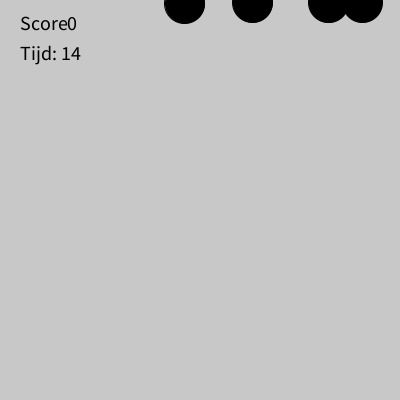
Frame 1 (no input)
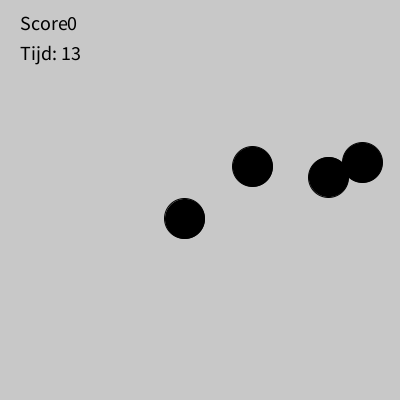
Frame 60 (the mouse pressed at the canvas centre just before this capture)
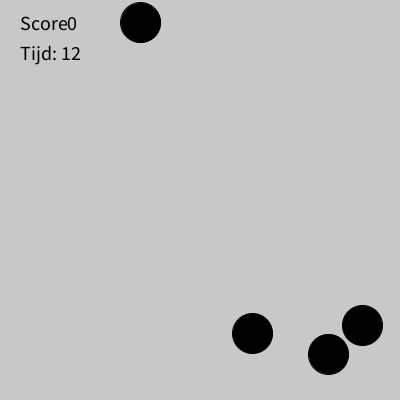
Frame 120 (the mouse held since frame 60 and released just before this capture)

The Processing sketch that drew these frames (run headless with seeded random() and noise(); from frame 60 on, the mouse is pressed at the canvas centre):

// Processing sketch: Eindopdracht_met_class
// ── Eindopdracht_met_class.pde
class Bal {

  float x, y;
  float grootte;
  float snelheid;

  Bal(float grootte) {
    this.grootte = grootte;
    reset();
  }


  void update() {

    y += snelheid;
    if (y > height) {
      reset();
    }
    teken();
  }


  void teken() {

    fill(0);
    ellipse(x, y, grootte, grootte);
  }

  void reset() {

    x = random(grootte/2, width - grootte/2);
    y=0;
    snelheid = random(2, 5);
  }

  boolean isGeraakt(float muisX, float muisY) {

    return dist(muisX, muisY, x, y)<grootte/2;
  }
}


Bal[] ballen;
int score = 0;
int aantalBallen= 4;
int startTijd;
int spelDuur = 15000;
boolean spelActief = true;
boolean spelAfgelopen = false;

void setup() {
  size(400, 400);
  textSize(20);

  ballen = new Bal[aantalBallen];
  for (int i = 0; i<aantalBallen; i++) {
    ballen[i] = new Bal(40);
  }

  startTijd = millis();
}
  void draw() {
    background(200);

    int verstrekenTijd = millis() - startTijd;


    if (verstrekenTijd >spelDuur) {
      spelActief = false;
      spelAfgelopen = true;
    }
    if (spelActief) {
      for (int i = 0; i < aantalBallen; i++) {
        ballen[i].update();
      }
      fill(0);
      text("Score" +score, 20, 30);
      text("Tijd: " + (spelDuur - verstrekenTijd)/1000, 20, 60);
    } else {
      fill(255, 0, 0);
      textSize(30);
      text("Tijd op ", width/2-60, height/2);

      textSize(20);
      text("Einde score: " + score, width/2 -60, height/2 +40);

      fill(0, 150, 0);
      text("Klik om opnieuw te spelen", width/2-100, height/2+80);
    }
  }

  void resetSpel() {

    score=0;
    startTijd = millis();
    spelActief = true;
    spelAfgelopen = false;

    for (int i = 0; i < aantalBallen; i++) {
      ballen[i].reset();
    }
  }

  void mousePressed() {
    if (spelAfgelopen) {
      resetSpel();
    } else {
      for (int i = 0; i < aantalBallen; i++) {
        if (ballen[i].isGeraakt(mouseX, mouseY)) {
          score++;
          ballen[i].reset();
        }
      }
    }
  }
